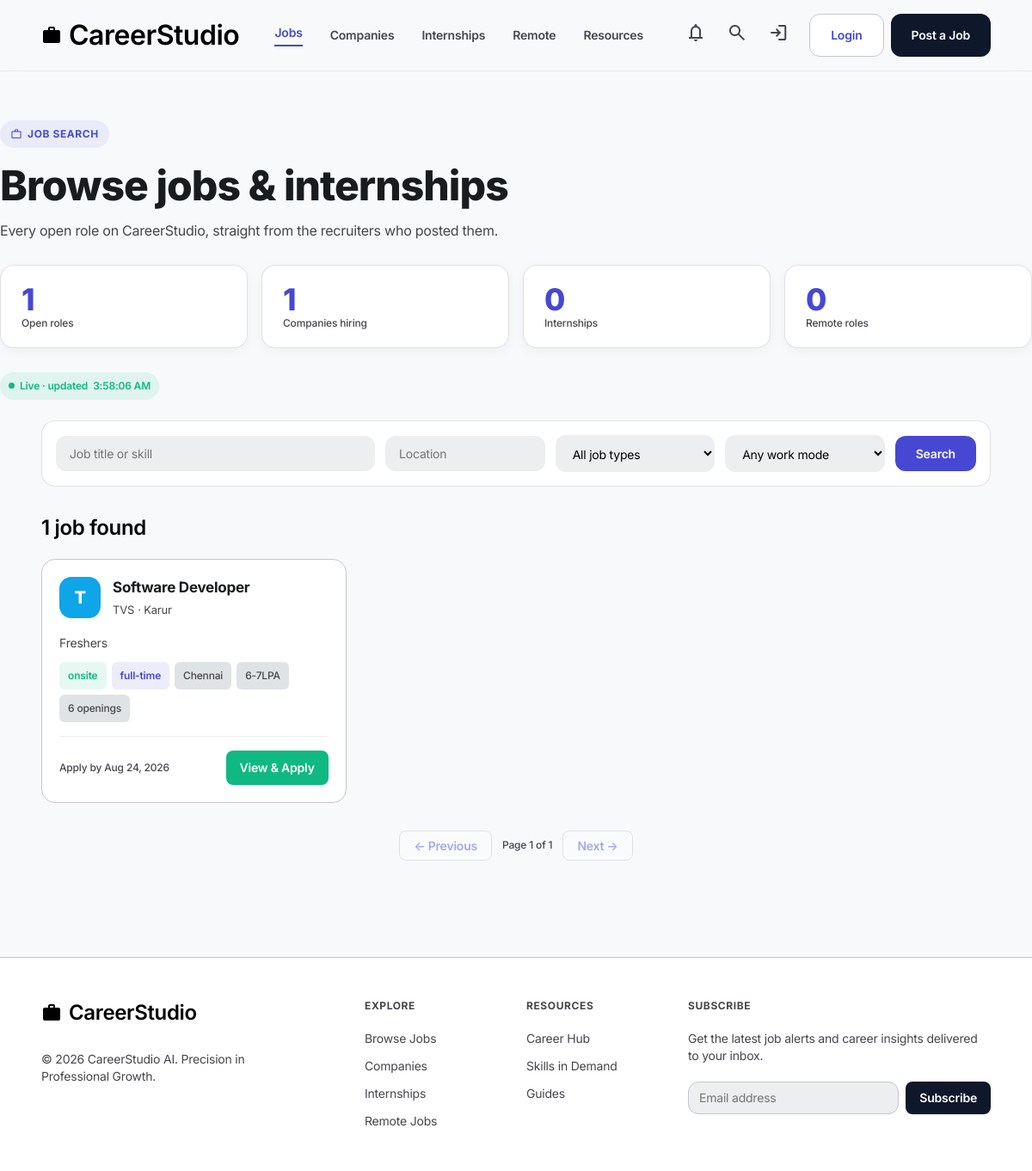
/jobs.php, run on the app's committed database.
### tables this page shows
CREATE TABLE `jobs` (
  `id` int(10) UNSIGNED NOT NULL,
  `company_id` int(10) UNSIGNED NOT NULL,
  `title` varchar(150) NOT NULL,
  `description` text NOT NULL,
  `requirements` text DEFAULT NULL,
  `skills_required` varchar(500) DEFAULT NULL,
  `salary` varchar(100) DEFAULT NULL,
  `job_type` enum('full-time','part-time','internship','contract') NOT NULL,
  `location` varchar(150) DEFAULT NULL,
  `work_mode` enum('remote','hybrid','onsite') NOT NULL DEFAULT 'onsite',
  `vacancy_count` smallint(5) UNSIGNED NOT NULL DEFAULT 1,
  `deadline` date DEFAULT NULL,
  `status` enum('open','closed') NOT NULL DEFAULT 'open',
  `created_at` datetime NOT NULL DEFAULT current_timestamp(),
  `updated_at` datetime NOT NULL DEFAULT current_timestamp() ON UPDATE current_timestamp()
);

CREATE TABLE `companies` (
  `id` int(10) UNSIGNED NOT NULL,
  `user_id` int(10) UNSIGNED NOT NULL,
  `company_name` varchar(150) NOT NULL,
  `description` text DEFAULT NULL,
  `website` varchar(255) DEFAULT NULL,
  `location` varchar(150) DEFAULT NULL,
  `created_at` datetime NOT NULL DEFAULT current_timestamp(),
  `updated_at` datetime NOT NULL DEFAULT current_timestamp() ON UPDATE current_timestamp()
);

### functions.php (called while the page is built, shortened)
<?php
function e(?string $value): string
{
    return htmlspecialchars((string) $value, ENT_QUOTES, 'UTF-8');
}
function format_date(?string $dateStr): string
{
    $ts = strtotime($dateStr);
    return $ts ? date('M j, Y', $ts) : $dateStr;
}
function initials(string $name): string
{
    $name = trim($name);
    return $name === '' ? '?' : mb_strtoupper(mb_substr($name, 0, 1));
}
function avatar_color(string $seed): string
{
    $palette = ['#4648d4', '#0F172A', '#0EA5E9', '#10B981', '#F59E0B', '#EF4444', '#8B5CF6', '#EC4899'];
    return $palette[crc32($seed) % count($palette)];
}
function query(string $key, string $default = ''): string
{
    return trim((string) ($_GET[$key] ?? $default));
}
function get_pagination(array $params, int $defaultLimit = 8, int $maxLimit = 50): array
{
    $page = isset($params['page']) ? max(1, (int) $params['page']) : 1;
    $limit = isset($params['limit']) ? (int) $params['limit'] : $defaultLimit;
    $limit = max(1, min($maxLimit, $limit));
    $offset = ($page - 1) * $limit;
    return [$page, $limit, $offset];
}

### jobs.php (the view, shortened to what this page needs)
<?php
require_once __DIR__ . '/auth.php';
$pdo = get_db();
    ?>
    <?php
$q = trim(query('q') !== '' ? query('q') : query('title'));
$filterTitle = $q;
$filterLocation = query('location');
$savedOnly = isset($_GET['saved']) && is_logged_in() && current_user_role() === 'student';
$where = ['j.status = "open"'];
$whereSql = implode(' AND ', $where);
[$page, $limit, $offset] = get_pagination($_GET);
$stmt = $pdo->prepare(
    "SELECT j.*, c.company_name, c.location AS company_location
     FROM jobs j
     INNER JOIN companies c ON j.company_id = c.id
     WHERE $whereSql
     ORDER BY j.created_at DESC
     LIMIT :limit OFFSET :offset"
);
$stmt->bindValue(':limit', $limit, PDO::PARAM_INT);
$stmt->bindValue(':offset', $offset, PDO::PARAM_INT);
$stmt->execute();
$jobs = $stmt->fetchAll();
$stmt = $pdo->prepare(
    "SELECT COUNT(*) AS total FROM jobs j INNER JOIN companies c ON j.company_id = c.id WHERE $whereSql"
);
$stmt->execute();
$total = (int) $stmt->fetch()['total'];
$totalPages = (int) max(1, ceil($total / $limit));
$openJobCount = (int) $pdo->query('SELECT COUNT(*) FROM jobs WHERE status = "open"')->fetchColumn();
$hiringCount = (int) $pdo->query('SELECT COUNT(DISTINCT company_id) FROM jobs WHERE status = "open"')->fetchColumn();
$internshipCount = (int) $pdo->query('SELECT COUNT(*) FROM jobs WHERE status = "open" AND job_type = "internship"')->fetchColumn();
$remoteCount = (int) $pdo->query('SELECT COUNT(*) FROM jobs WHERE status = "open" AND work_mode = "remote"')->fetchColumn();
require __DIR__ . '/site-nav.php';
?>
<main>
  <section class="container page-hero">
    <span class="eyebrow">
      <span class="material-symbols-outlined" style="font-size: 14px;"><?= $savedOnly ? 'bookmark' : 'work' ?></span>
      <?= $savedOnly ? 'Your wishlist' : 'Job search' ?>
    </span>
    <h1 class="display-lg"><?= $savedOnly ? 'Your saved jobs' : 'Browse jobs &amp; internships' ?></h1>
    <p class="body-lg text-variant">
      <?= $savedOnly
            ? 'Everything you bookmarked while browsing, ready to apply when you are.'
            : 'Every open role on CareerStudio, straight from the recruiters who posted them.' ?>
    </p>
    <div class="stat-strip">
      <div class="stat-box">
        <div class="stat-value" data-live="open_jobs"><?= $openJobCount ?></div>
        <div class="label-sm text-variant">Open roles</div>
      </div>
      <div class="stat-box">
        <div class="stat-value" data-live="hiring"><?= $hiringCount ?></div>
        <div class="label-sm text-variant">Companies hiring</div>
      </div>
      <div class="stat-box">
        <div class="stat-value" data-live="internships"><?= $internshipCount ?></div>
        <div class="label-sm text-variant">Internships</div>
      </div>
      <div class="stat-box">
        <div class="stat-value" data-live="remote"><?= $remoteCount ?></div>
        <div class="label-sm text-variant">Remote roles</div>
      </div>
    </div>
    <div style="margin-top: 12px;">
      <span class="live-pill"><span class="live-dot"></span> Live &middot; updated <span id="live-updated"><?= date('g:i:s A') ?></span></span>
    </div>
  </section>
  <section class="container" style="padding-bottom: 64px;">
    <form class="filter-bar filter-bar-5" method="get" action="jobs.php">
      <input type="text" name="title" placeholder="Job title or skill" value="<?= e($filterTitle) ?>">
      <input type="text" name="location" placeholder="Location" value="<?= e($filterLocation) ?>">
      <select name="job_type">
        <option value="">All job types</option>
      </select>
      <select name="work_mode">
        <option value="">Any work mode</option>
      </select>
      <button type="submit" class="btn btn-primary">Search</button>
    </form>
    <div class="section-title">
      <h2 class="headline-md"><?= $total ?> job<?= $total === 1 ? '' : 's' ?> found</h2>
    </div>
    <?php if (!$jobs): ?>
      <div class="empty-panel">
        <p class="body-md">
          <?= $savedOnly
                ? 'Your wishlist is empty. Save jobs while browsing to see them here.'
                : 'No jobs match your search. Try different filters.' ?>
        </p>
        <a class="btn btn-outline" style="margin-top: 16px;" href="jobs.php">
          <?= $savedOnly ? 'Browse all jobs' : 'Clear filters' ?>
        </a>
      </div>
    <?php else: ?>
      <div class="card-grid">
        <?php foreach ($jobs as $job): ?>
          <div class="entity-card hover-lift">
            <div class="entity-head">
              <div class="entity-logo" style="background: <?= e(avatar_color($job['company_name'])) ?>;">
                <?= e(initials($job['company_name'])) ?>
              </div>
              <div>
                <h3 class="entity-title">
                  <a href="jobs.php?id=<?= (int) $job['id'] ?>"><?= e($job['title']) ?></a>
                </h3>
                <div class="entity-sub">
                  <a href="companies.php?id=<?= (int) $job['company_id'] ?>"><?= e($job['company_name']) ?></a>
                  <?= $job['company_location'] ? ' &middot; ' . e($job['company_location']) : '' ?>
                </div>
              </div>
            </div>
            <div class="entity-body">
              <p class="entity-desc"><?= e($job['description']) ?></p>
              <div class="chip-row" style="margin-top: 12px;">
                <span class="chip chip-green"><?= e($job['work_mode']) ?></span>
                <span class="chip chip-accent"><?= e($job['job_type']) ?></span>
                <?php if ($job['location']): ?><span class="chip"><?= e($job['location']) ?></span><?php endif; ?>
                <?php if ($job['salary']): ?><span class="chip"><?= e($job['salary']) ?></span><?php endif; ?>
                <span class="chip"><?= (int) $job['vacancy_count'] ?> opening<?= (int) $job['vacancy_count'] === 1 ? '' : 's' ?></span>
              </div>
            </div>
            <div class="entity-foot">
              <span class="label-sm text-variant">
                <?= $job['deadline'] ? 'Apply by ' . e(format_date($job['deadline'])) : 'Posted ' . e(format_date($job['created_at'])) ?>
              </span>
              <span style="display: flex; gap: 8px; align-items: center;">
                <a href="jobs.php?id=<?= (int) $job['id'] ?>" class="btn btn-sm btn-success">View &amp; Apply</a>
              </span>
            </div>
          </div>
        <?php endforeach; ?>
      </div>
      <div class="pager">
        <?php if ($page > 1): ?>
          <a class="btn btn-outline btn-sm" href="<?= e(page_url($page - 1)) ?>">&larr; Previous</a>
        <?php else: ?>
          <button class="btn btn-outline btn-sm" disabled>&larr; Previous</button>
        <?php endif; ?>
        <span class="label-sm text-variant">Page <?= $page ?> of <?= $totalPages ?></span>
        <?php if ($page < $totalPages): ?>
          <a class="btn btn-outline btn-sm" href="<?= e(page_url($page + 1)) ?>">Next &rarr;</a>
        <?php else: ?>
          <button class="btn btn-outline btn-sm" disabled>Next &rarr;</button>
        <?php endif; ?>
      </div>
    <?php endif; ?>
  </section>
</main>
<?php require __DIR__ . '/site-footer.php'; ?>

### data on the page
jobs: company.company_name "T", title "Software Developer", company.company_name "TVS", company.location "Karur", description "Freshers", work_mode "onsite", job_type "full-time", location "Chennai", salary "6-7LPA", vacancy_count "6", deadline "Aug 24, 2026"

### other printed values
$item['label'] "Jobs"
$item['label'] "Companies"
$item['label'] "Internships"
$item['label'] "Remote"
$item['label'] "Resources"
$openJobCount "1"
$hiringCount "1"
$internshipCount "0"
$remoteCount "0"
$total "1"
$page "1"
$totalPages "1"
